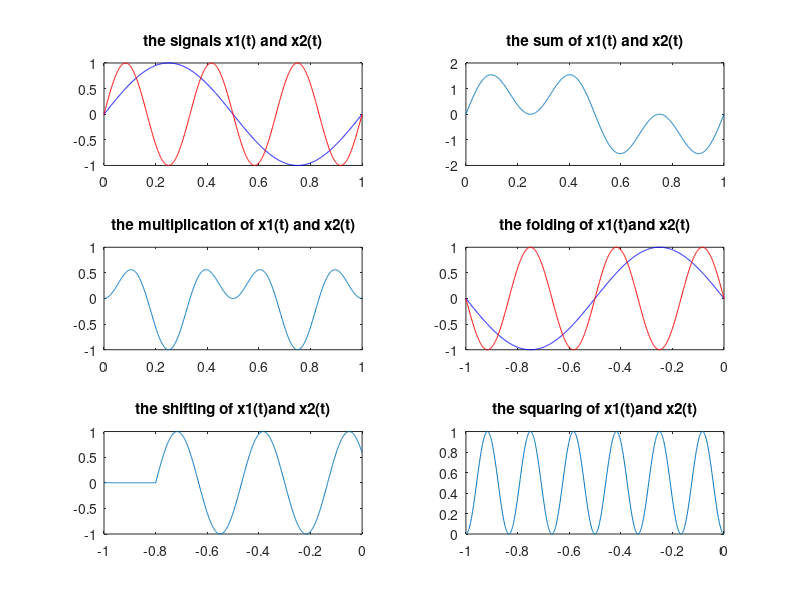

This chart was generated by the following MATLAB code:
t=0:0.001:1;
L=length(t);
f1=1;
f2=3;
x1=sin(2*pi*f1*t);
x2=sin(2*pi*f2*t);
figure;
subplot(3,2,1);
plot(t,x1,'b',t,x2,'r');
title('the signals x1(t) and x2(t)');
x3=x1+x2;
subplot(3,2,2);
plot(t,x3);
title('the sum of x1(t) and x2(t)');
x4=x1.*x2;
subplot(3,2,3);
plot(t,x4);
title('the multiplication of x1(t) and x2(t)');
t=-1:0.001:0;
x5=sin(2*pi*f1*(-t));
x6=sin(2*pi*f2*(-t));
subplot(3,2,4);
plot(t,x5,'b',t,x6,'r');
title('the folding of x1(t)and x2(t)');
x7=[zeros(1,200),x2(1:(L-200))];
subplot(3,2,5);
plot(t,x7);
title('the shifting of x1(t)and x2(t)');
x8=x2.^2;
subplot(3,2,6);
plot(t,x8);
title('the squaring of x1(t)and x2(t)');
